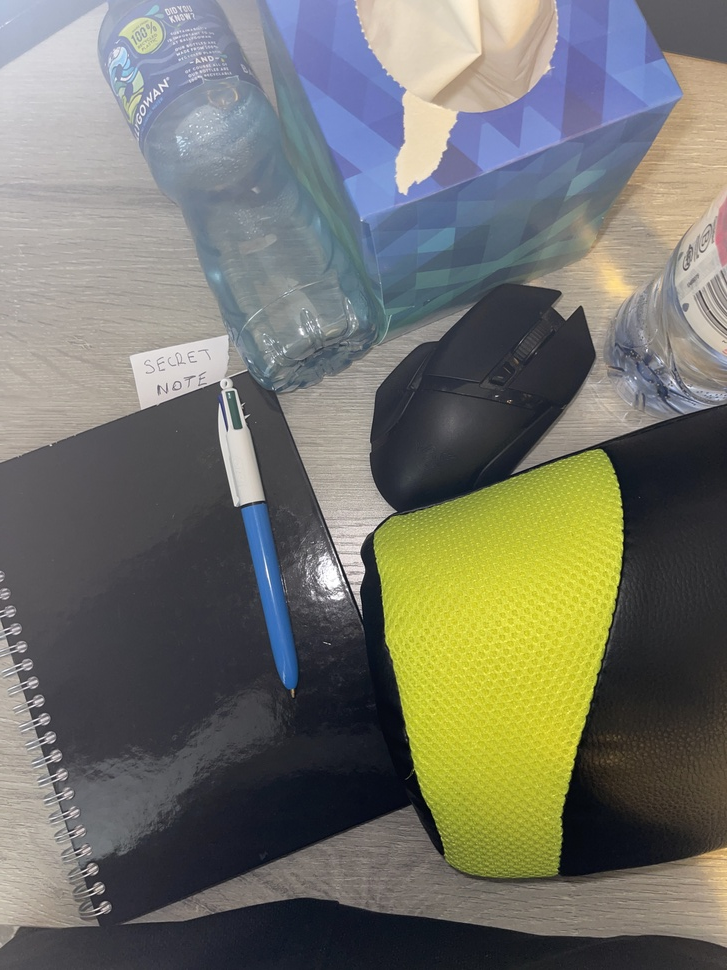
#> input picture image7.jpg, 727 x 970 px, shrunk from 3024 x 4032 before the run
$ python shadows.py   (older library calls are emulated)
#> lines starting #> are read from the running program, lines starting #| are printed output that depends on the picture
import cv2
import numpy as np

# Read the image
image = cv2.imread('image7.jpg')
#> image is the input picture: shape (970, 727, 3); mean B, G, R 105.9, 115.6, 114.9

# Split the image into its RGB planes
rgb_planes = cv2.split(image)

result_planes = []
result_norm_planes = []

# Process each plane separately
for plane in rgb_planes:
    # Dilate the image to remove small shadows
    dilated_img = cv2.dilate(plane, np.ones((7, 7), np.uint8))

    # Apply median blur to smoothen the dilated image
    bg_img = cv2.medianBlur(dilated_img, 21)

    # Compute the difference between the original plane and the background image
    diff_img = 255 - cv2.absdiff(plane, bg_img)

    # Normalize the difference image
    norm_img = cv2.normalize(diff_img, None, alpha=0, beta=255, norm_type=cv2.NORM_MINMAX, dtype=cv2.CV_8UC1)

    result_planes.append(diff_img)
    result_norm_planes.append(norm_img)
#> this loop made 3 passes
#> pass 1, `dilated_img = cv2.dilate(plane, np.ones((7, 7), np.uint8))`:
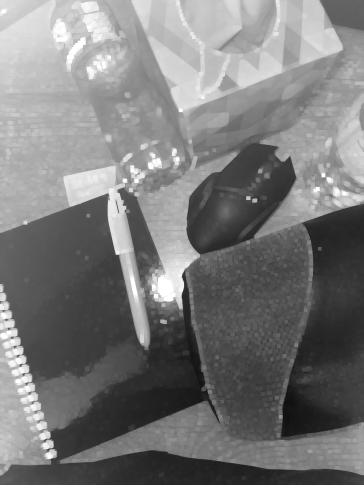
#> dilated_img: shape (970, 727) (shown at 1/2 size); min 15, max 255, mean 121.9
#> pass 1, `bg_img = cv2.medianBlur(dilated_img, 21)`:
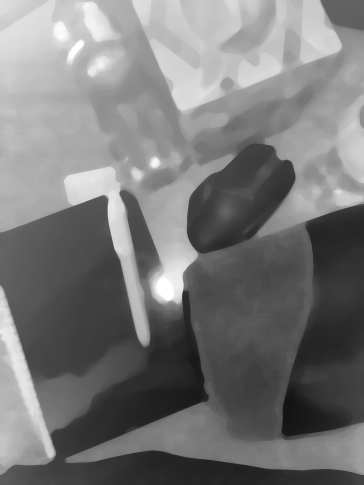
#> bg_img: shape (970, 727) (shown at 1/2 size); min 19, max 255, mean 121
#> pass 1, `diff_img = 255 - cv2.absdiff(plane, bg_img)`:
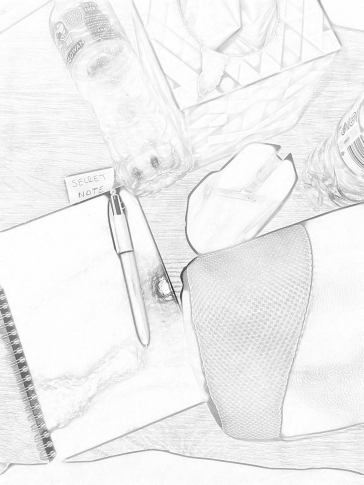
#> diff_img: shape (970, 727) (shown at 1/2 size); min 25, max 255, mean 239.6
#> after the loop:
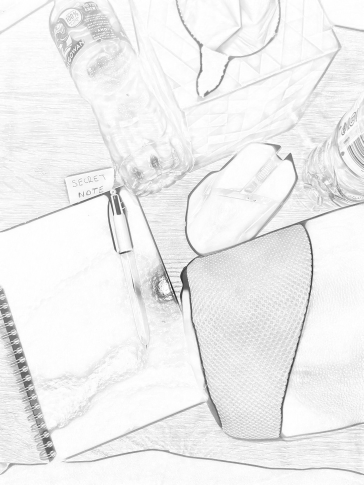
#> diff_img: shape (970, 727) (shown at 1/2 size); min 22, max 255, mean 238.7
#> after the loop:
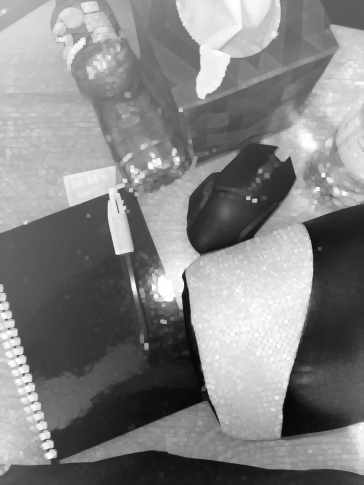
#> dilated_img: shape (970, 727) (shown at 1/2 size); min 7, max 255, mean 131.6
#> after the loop, result_norm_planes = 3 items; result_planes = 3 items

# Merge the processed planes back into an RGB image
result = cv2.merge(result_planes)
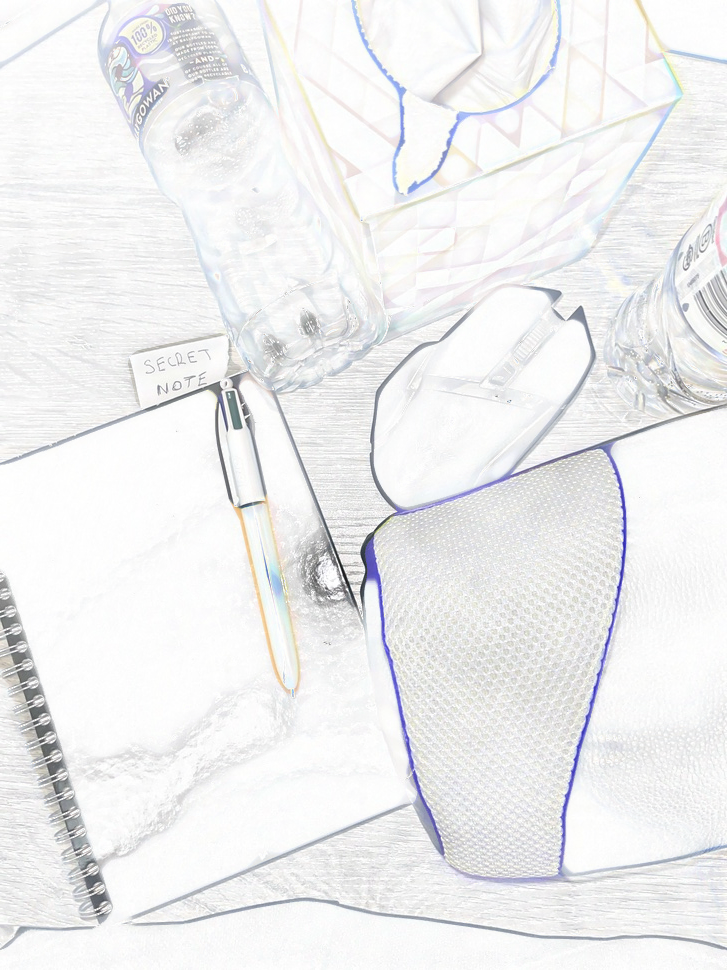
#> result: shape (970, 727, 3); mean of channels 0, 1, 2 239.6, 238.9, 238.7; drawn as B, G, R
result_norm = cv2.merge(result_norm_planes)

# Display the original and processed images
cv2.imshow('Original Image', image)
cv2.imshow('Shadow Removed Image', result)

# Save the processed image
#cv2.imwrite('no_shadow_image.jpg', result)

cv2.waitKey(0)
cv2.destroyAllWindows()

$ run again, with image1.jpg copied over image7.jpg
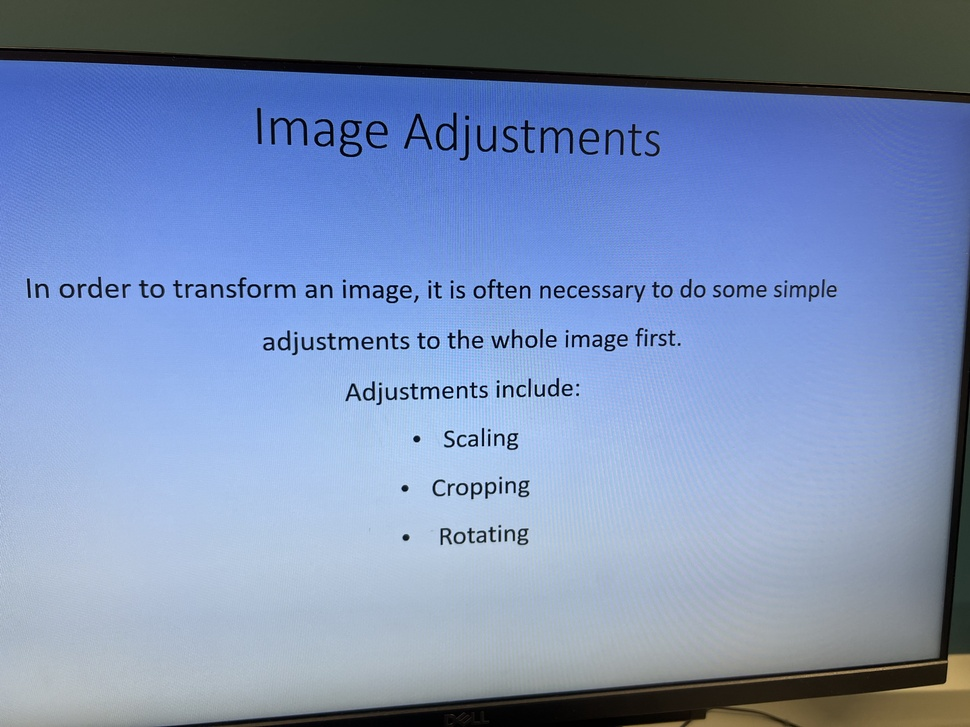
#> input picture image1.jpg, 970 x 727 px, shrunk from 4032 x 3024 before the run
#> image is the input picture: shape (727, 970, 3); mean B, G, R 180.7, 142.3, 121.9
#> the loop `for plane in rgb_planes:` made 3 passes
#> after the loop `for plane in rgb_planes:`:
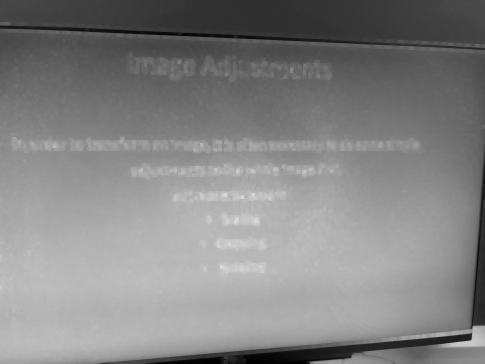
#> dilated_img: shape (727, 970) (shown at 1/2 size); min 1, max 218, mean 132
#> after the loop `for plane in rgb_planes:`: result_norm_planes = 3 items
#> `result = cv2.merge(result_planes)`:
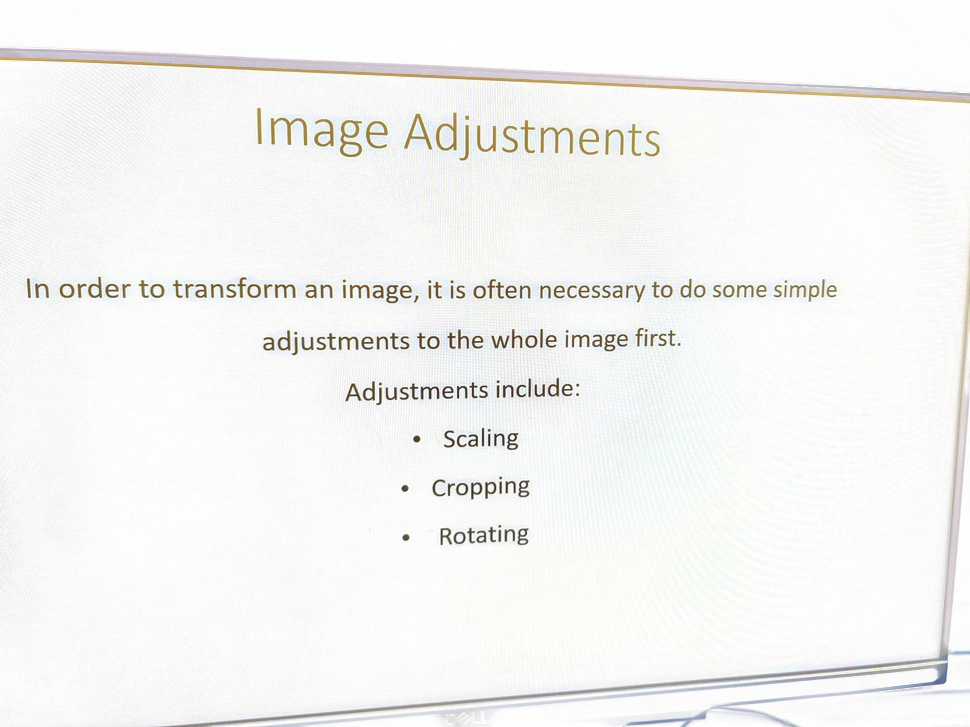
#> result: shape (727, 970, 3); mean of channels 0, 1, 2 243.7, 244.9, 244.9; drawn as B, G, R

$ run again, with image2.jpg copied over image7.jpg
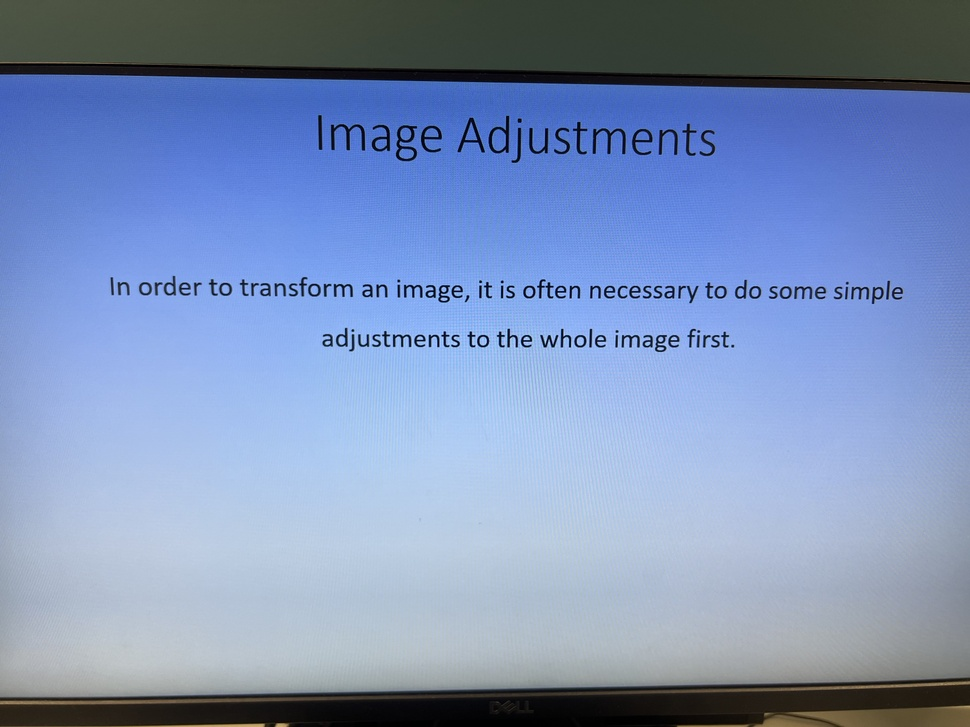
#> input picture image2.jpg, 970 x 727 px, shrunk from 4032 x 3024 before the run
#> image is the input picture: shape (727, 970, 3); mean B, G, R 184.9, 145.3, 124.5
#> the loop `for plane in rgb_planes:` made 3 passes
#> after the loop `for plane in rgb_planes:`:
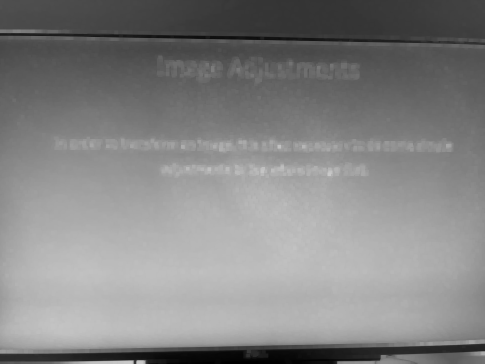
#> dilated_img: shape (727, 970) (shown at 1/2 size); min 0, max 202, mean 132.5
#> after the loop `for plane in rgb_planes:`: result_norm_planes = 3 items
#> `result_norm = cv2.merge(result_norm_planes)`:
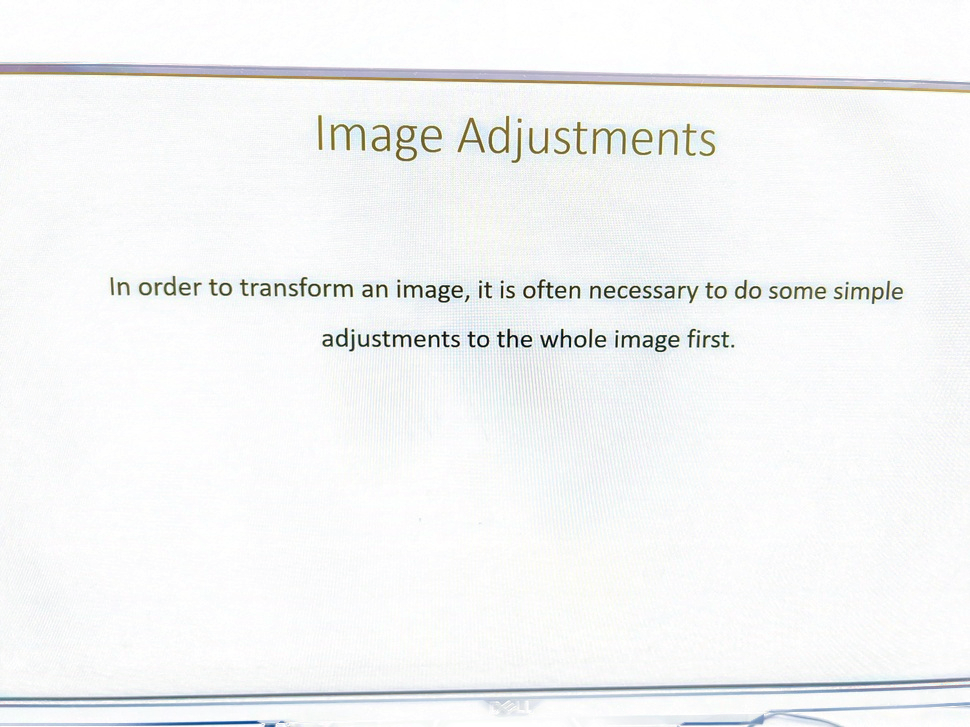
#> result_norm: shape (727, 970, 3); mean of channels 0, 1, 2 244.9, 244.8, 243.6; drawn as B, G, R
